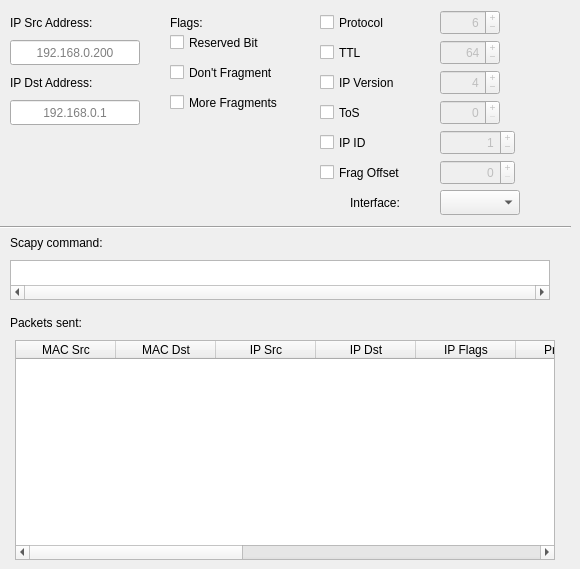
        <widget class="QWidget" name="ipv4">
         <attribute name="title">
          <string>IPv4</string>
         </attribute>
         <attribute name="toolTip">
          <string>IPv4 tab.</string>
         </attribute>
         <widget class="QTextBrowser" name="ipScapyCommandTextBrowser">
          <property name="geometry">
           <rect>
            <x>10</x>
            <y>260</y>
            <width>540</width>
            <height>40</height>
           </rect>
          </property>
          <property name="sizePolicy">
           <sizepolicy hsizetype="Fixed" vsizetype="Expanding">
            <horstretch>0</horstretch>
            <verstretch>0</verstretch>
           </sizepolicy>
          </property>
          <property name="toolTip">
           <string>This field displays the Scapy command used to forward a IPv4 packet.</string>
          </property>
          <property name="statusTip">
           <string>This field displays the Scapy command used to forward a IPv4 packet.</string>
          </property>
          <property name="frameShadow">
           <enum>QFrame::Sunken</enum>
          </property>
          <property name="verticalScrollBarPolicy">
           <enum>Qt::ScrollBarAlwaysOff</enum>
          </property>
          <property name="horizontalScrollBarPolicy">
           <enum>Qt::ScrollBarAlwaysOn</enum>
          </property>
          <property name="lineWrapMode">
           <enum>QTextEdit::NoWrap</enum>
          </property>
         </widget>
         <widget class="QLabel" name="ipScapyCommandLabel">
          <property name="geometry">
           <rect>
            <x>10</x>
            <y>230</y>
            <width>150</width>
            <height>25</height>
           </rect>
          </property>
          <property name="text">
           <string>Scapy command:</string>
          </property>
         </widget>
         <widget class="QCheckBox" name="ipFragOffsetCheckBox">
          <property name="geometry">
           <rect>
            <x>320</x>
            <y>160</y>
            <width>110</width>
            <height>25</height>
           </rect>
          </property>
          <property name="toolTip">
           <string>&lt;html&gt;&lt;head/&gt;&lt;body&gt;&lt;p&gt;If this checkbox is ticked, the fragmentation offset can be set. The default value is to 0.  &lt;/p&gt;&lt;/body&gt;&lt;/html&gt;</string>
          </property>
          <property name="statusTip">
           <string>If this checkbox is ticked, the fragmentation offset can be set.  </string>
          </property>
          <property name="text">
           <string>Frag Offset</string>
          </property>
         </widget>
         <widget class="QSpinBox" name="ipFragOffsetSpinBox">
          <property name="enabled">
           <bool>false</bool>
          </property>
          <property name="geometry">
           <rect>
            <x>440</x>
            <y>160</y>
            <width>75</width>
            <height>25</height>
           </rect>
          </property>
          <property name="toolTip">
           <string/>
          </property>
          <property name="statusTip">
           <string/>
          </property>
          <property name="alignment">
           <set>Qt::AlignRight|Qt::AlignTrailing|Qt::AlignVCenter</set>
          </property>
          <property name="buttonSymbols">
           <enum>QAbstractSpinBox::PlusMinus</enum>
          </property>
          <property name="specialValueText">
           <string/>
          </property>
          <property name="accelerated">
           <bool>true</bool>
          </property>
          <property name="maximum">
           <number>8191</number>
          </property>
         </widget>
         <widget class="QCheckBox" name="ipIDCheckBox">
          <property name="geometry">
           <rect>
            <x>320</x>
            <y>130</y>
            <width>61</width>
            <height>25</height>
           </rect>
          </property>
          <property name="toolTip">
           <string>&lt;html&gt;&lt;head/&gt;&lt;body&gt;&lt;p&gt;If this checkbox is ticked, the identification can be chosen. The default value is set to 1.&lt;/p&gt;&lt;/body&gt;&lt;/html&gt;</string>
          </property>
          <property name="statusTip">
           <string>If this checkbox is ticked, the identification can be chosen.</string>
          </property>
          <property name="text">
           <string>IP ID</string>
          </property>
         </widget>
         <widget class="QSpinBox" name="ipIDSpinBox">
          <property name="enabled">
           <bool>false</bool>
          </property>
          <property name="geometry">
           <rect>
            <x>440</x>
            <y>130</y>
            <width>75</width>
            <height>25</height>
           </rect>
          </property>
          <property name="toolTip">
           <string/>
          </property>
          <property name="statusTip">
           <string/>
          </property>
          <property name="alignment">
           <set>Qt::AlignRight|Qt::AlignTrailing|Qt::AlignVCenter</set>
          </property>
          <property name="buttonSymbols">
           <enum>QAbstractSpinBox::PlusMinus</enum>
          </property>
          <property name="specialValueText">
           <string>0</string>
          </property>
          <property name="accelerated">
           <bool>true</bool>
          </property>
          <property name="maximum">
           <number>65535</number>
          </property>
          <property name="value">
           <number>1</number>
          </property>
         </widget>
         <widget class="QCheckBox" name="ipTosCheckBox">
          <property name="geometry">
           <rect>
            <x>320</x>
            <y>100</y>
            <width>61</width>
            <height>25</height>
           </rect>
          </property>
          <property name="toolTip">
           <string>&lt;html&gt;&lt;head/&gt;&lt;body&gt;&lt;p&gt;If this checkbox is ticked, the six-bit DSCP field and a two-bit ECN field can be configured. By default, all bits are unset. &lt;/p&gt;&lt;/body&gt;&lt;/html&gt;</string>
          </property>
          <property name="statusTip">
           <string>If this checkbox is ticked, the six-bit DSCP field and a two-bit ECN field can be configured. </string>
          </property>
          <property name="text">
           <string>ToS</string>
          </property>
         </widget>
         <widget class="QSpinBox" name="ipTosSpinBox">
          <property name="enabled">
           <bool>false</bool>
          </property>
          <property name="geometry">
           <rect>
            <x>440</x>
            <y>100</y>
            <width>60</width>
            <height>25</height>
           </rect>
          </property>
          <property name="alignment">
           <set>Qt::AlignRight|Qt::AlignTrailing|Qt::AlignVCenter</set>
          </property>
          <property name="buttonSymbols">
           <enum>QAbstractSpinBox::PlusMinus</enum>
          </property>
         </widget>
         <widget class="QCheckBox" name="ipVersionCheckBox">
          <property name="geometry">
           <rect>
            <x>320</x>
            <y>70</y>
            <width>101</width>
            <height>25</height>
           </rect>
          </property>
          <property name="toolTip">
           <string>&lt;html&gt;&lt;head/&gt;&lt;body&gt;&lt;p&gt;If this checkbox is ticked, the version of IP can be set. The default value for IPv4 is 4.&lt;/p&gt;&lt;/body&gt;&lt;/html&gt;</string>
          </property>
          <property name="statusTip">
           <string>If this checkbox is ticked, the version of IP can be set.</string>
          </property>
          <property name="whatsThis">
           <string/>
          </property>
          <property name="text">
           <string>IP Version</string>
          </property>
         </widget>
         <widget class="QSpinBox" name="ipVersionSpinBox">
          <property name="enabled">
           <bool>false</bool>
          </property>
          <property name="geometry">
           <rect>
            <x>440</x>
            <y>70</y>
            <width>60</width>
            <height>25</height>
           </rect>
          </property>
          <property name="toolTip">
           <string/>
          </property>
          <property name="statusTip">
           <string/>
          </property>
          <property name="alignment">
           <set>Qt::AlignRight|Qt::AlignTrailing|Qt::AlignVCenter</set>
          </property>
          <property name="buttonSymbols">
           <enum>QAbstractSpinBox::PlusMinus</enum>
          </property>
          <property name="specialValueText">
           <string>0</string>
          </property>
          <property name="accelerated">
           <bool>true</bool>
          </property>
          <property name="maximum">
           <number>15</number>
          </property>
          <property name="value">
           <number>4</number>
          </property>
         </widget>
         <widget class="QCheckBox" name="ipTTLCheckBox">
          <property name="geometry">
           <rect>
            <x>320</x>
            <y>40</y>
            <width>61</width>
            <height>25</height>
           </rect>
          </property>
          <property name="toolTip">
           <string>&lt;html&gt;&lt;head/&gt;&lt;body&gt;&lt;p&gt;If this checkbox is ticked, the time to live can be chosen. The default value is set to 64.&lt;/p&gt;&lt;/body&gt;&lt;/html&gt;</string>
          </property>
          <property name="statusTip">
           <string>If this checkbox is ticked, the time to live can be chosen</string>
          </property>
          <property name="text">
           <string>TTL</string>
          </property>
         </widget>
         <widget class="QSpinBox" name="ipTtlSpinBox">
          <property name="enabled">
           <bool>false</bool>
          </property>
          <property name="geometry">
           <rect>
            <x>440</x>
            <y>40</y>
            <width>60</width>
            <height>25</height>
           </rect>
          </property>
          <property name="font">
           <font>
            <italic>false</italic>
            <strikeout>false</strikeout>
           </font>
          </property>
          <property name="toolTip">
           <string/>
          </property>
          <property name="statusTip">
           <string/>
          </property>
          <property name="autoFillBackground">
           <bool>false</bool>
          </property>
          <property name="alignment">
           <set>Qt::AlignRight|Qt::AlignTrailing|Qt::AlignVCenter</set>
          </property>
          <property name="readOnly">
           <bool>false</bool>
          </property>
          <property name="buttonSymbols">
           <enum>QAbstractSpinBox::PlusMinus</enum>
          </property>
          <property name="specialValueText">
           <string/>
          </property>
          <property name="accelerated">
           <bool>true</bool>
          </property>
          <property name="minimum">
           <number>0</number>
          </property>
          <property name="maximum">
           <number>255</number>
          </property>
          <property name="value">
           <number>64</number>
          </property>
         </widget>
         <widget class="QCheckBox" name="ipProtocolCheckBox">
          <property name="enabled">
           <bool>true</bool>
          </property>
          <property name="geometry">
           <rect>
            <x>320</x>
            <y>10</y>
            <width>91</width>
            <height>25</height>
           </rect>
          </property>
          <property name="toolTip">
           <string>&lt;html&gt;&lt;head/&gt;&lt;body&gt;&lt;p&gt;If this checkbox is ticked, the upper layer protocol can be configured. The default value is set to 6 (TCP). &lt;/p&gt;&lt;/body&gt;&lt;/html&gt;</string>
          </property>
          <property name="statusTip">
           <string>If this checkbox is ticked, the upper layer protocol can be configured. </string>
          </property>
          <property name="text">
           <string>Protocol</string>
          </property>
         </widget>
         <widget class="QSpinBox" name="ipProtocolSpinBox">
          <property name="enabled">
           <bool>false</bool>
          </property>
          <property name="geometry">
           <rect>
            <x>440</x>
            <y>10</y>
            <width>60</width>
            <height>25</height>
           </rect>
          </property>
          <property name="alignment">
           <set>Qt::AlignRight|Qt::AlignTrailing|Qt::AlignVCenter</set>
          </property>
          <property name="buttonSymbols">
           <enum>QAbstractSpinBox::PlusMinus</enum>
          </property>
          <property name="specialValueText">
           <string/>
          </property>
          <property name="maximum">
           <number>255</number>
          </property>
          <property name="value">
           <number>6</number>
          </property>
         </widget>
         <widget class="QCheckBox" name="ipMoreFragmentsCheckBox">
          <property name="geometry">
           <rect>
            <x>170</x>
            <y>90</y>
            <width>141</width>
            <height>25</height>
           </rect>
          </property>
          <property name="toolTip">
           <string>If this checkbox is ticked, a more fragments bit is set.</string>
          </property>
          <property name="statusTip">
           <string>If this checkbox is ticked, a more fragments bit is set.</string>
          </property>
          <property name="whatsThis">
           <string/>
          </property>
          <property name="text">
           <string>More Fragments</string>
          </property>
         </widget>
         <widget class="QCheckBox" name="ipDontFragmentCheckBox">
          <property name="geometry">
           <rect>
            <x>170</x>
            <y>60</y>
            <width>135</width>
            <height>25</height>
           </rect>
          </property>
          <property name="toolTip">
           <string>If this checkbox is ticked, a don’t fragment bit is set.</string>
          </property>
          <property name="statusTip">
           <string>If this checkbox is ticked, a don’t fragment bit is set.</string>
          </property>
          <property name="whatsThis">
           <string/>
          </property>
          <property name="text">
           <string>Don't Fragment</string>
          </property>
         </widget>
         <widget class="QCheckBox" name="ipReservedBitCheckBox">
          <property name="geometry">
           <rect>
            <x>170</x>
            <y>30</y>
            <width>111</width>
            <height>25</height>
           </rect>
          </property>
          <property name="toolTip">
           <string>If this checkbox is ticked, a reserved bit is set.</string>
          </property>
          <property name="statusTip">
           <string>If this checkbox is ticked, a reserved bit is set.</string>
          </property>
          <property name="whatsThis">
           <string/>
          </property>
          <property name="text">
           <string>Reserved Bit</string>
          </property>
         </widget>
         <widget class="QLabel" name="label_3">
          <property name="geometry">
           <rect>
            <x>170</x>
            <y>10</y>
            <width>40</width>
            <height>25</height>
           </rect>
          </property>
          <property name="text">
           <string>Flags:</string>
          </property>
         </widget>
         <widget class="QLineEdit" name="ipDstEdit">
          <property name="geometry">
           <rect>
            <x>10</x>
            <y>100</y>
            <width>130</width>
            <height>25</height>
           </rect>
          </property>
          <property name="toolTip">
           <string>This field sets the destination IP address.</string>
          </property>
          <property name="statusTip">
           <string>This field sets the destination IP address.</string>
          </property>
          <property name="alignment">
           <set>Qt::AlignCenter</set>
          </property>
          <property name="placeholderText">
           <string>192.168.0.1</string>
          </property>
         </widget>
         <widget class="QLabel" name="ipDstLabel">
          <property name="geometry">
           <rect>
            <x>10</x>
            <y>70</y>
            <width>110</width>
            <height>25</height>
           </rect>
          </property>
          <property name="text">
           <string>IP Dst Address:</string>
          </property>
         </widget>
         <widget class="QLineEdit" name="ipSrcEdit">
          <property name="geometry">
           <rect>
            <x>10</x>
            <y>40</y>
            <width>130</width>
            <height>25</height>
           </rect>
          </property>
          <property name="toolTip">
           <string>This field sets the source IP address.</string>
          </property>
          <property name="statusTip">
           <string>This field sets the source IP address.</string>
          </property>
          <property name="text">
           <string/>
          </property>
          <property name="alignment">
           <set>Qt::AlignCenter</set>
          </property>
          <property name="placeholderText">
           <string>192.168.0.200</string>
          </property>
         </widget>
         <widget class="QLabel" name="ipSrcLabel">
          <property name="geometry">
           <rect>
            <x>10</x>
            <y>10</y>
            <width>110</width>
            <height>25</height>
           </rect>
          </property>
          <property name="text">
           <string>IP Src Address:</string>
          </property>
         </widget>
         <widget class="QTableWidget" name="ipTable">
          <property name="geometry">
           <rect>
            <x>15</x>
            <y>340</y>
            <width>540</width>
            <height>220</height>
           </rect>
          </property>
          <property name="toolTip">
           <string>This table contains the details of packets sent.</string>
          </property>
          <property name="statusTip">
           <string>This table contains the details of packets sent.</string>
          </property>
          <property name="alternatingRowColors">
           <bool>true</bool>
          </property>
          <column>
           <property name="text">
            <string>MAC Src</string>
           </property>
           <property name="textAlignment">
            <set>AlignHCenter|AlignVCenter|AlignCenter</set>
           </property>
          </column>
          <column>
           <property name="text">
            <string>MAC Dst</string>
           </property>
           <property name="textAlignment">
            <set>AlignHCenter|AlignVCenter|AlignCenter</set>
           </property>
          </column>
          <column>
           <property name="text">
            <string>IP Src</string>
           </property>
           <property name="textAlignment">
            <set>AlignHCenter|AlignVCenter|AlignCenter</set>
           </property>
          </column>
          <column>
           <property name="text">
            <string>IP Dst</string>
           </property>
           <property name="textAlignment">
            <set>AlignHCenter|AlignVCenter|AlignCenter</set>
           </property>
          </column>
          <column>
           <property name="text">
            <string>IP Flags</string>
           </property>
           <property name="textAlignment">
            <set>AlignHCenter|AlignVCenter|AlignCenter</set>
           </property>
          </column>
          <column>
           <property name="text">
            <string>Protocol</string>
           </property>
           <property name="textAlignment">
            <set>AlignHCenter|AlignVCenter|AlignCenter</set>
           </property>
          </column>
          <column>
           <property name="text">
            <string>TTL</string>
           </property>
           <property name="textAlignment">
            <set>AlignHCenter|AlignVCenter|AlignCenter</set>
           </property>
          </column>
          <column>
           <property name="text">
            <string>IP Version</string>
           </property>
           <property name="textAlignment">
            <set>AlignHCenter|AlignVCenter|AlignCenter</set>
           </property>
          </column>
          <column>
           <property name="text">
            <string>ToS</string>
           </property>
           <property name="textAlignment">
            <set>AlignHCenter|AlignVCenter|AlignCenter</set>
           </property>
          </column>
          <column>
           <property name="text">
            <string>IP ID</string>
           </property>
           <property name="textAlignment">
            <set>AlignHCenter|AlignVCenter|AlignCenter</set>
           </property>
          </column>
          <column>
           <property name="text">
            <string>Frag Offset</string>
           </property>
           <property name="textAlignment">
            <set>AlignHCenter|AlignVCenter|AlignCenter</set>
           </property>
          </column>
          <column>
           <property name="text">
            <string>Interface</string>
           </property>
           <property name="textAlignment">
            <set>AlignHCenter|AlignVCenter|AlignCenter</set>
           </property>
          </column>
         </widget>
         <widget class="QLabel" name="ipTableLabel">
          <property name="geometry">
           <rect>
            <x>10</x>
            <y>310</y>
            <width>150</width>
            <height>25</height>
           </rect>
          </property>
          <property name="text">
           <string>Packets sent:</string>
          </property>
         </widget>
         <widget class="QLabel" name="ipInterfaceLabel">
          <property name="geometry">
           <rect>
            <x>350</x>
            <y>190</y>
            <width>71</width>
            <height>25</height>
           </rect>
          </property>
          <property name="toolTip">
           <string/>
          </property>
          <property name="statusTip">
           <string/>
          </property>
          <property name="text">
           <string>Interface:</string>
          </property>
         </widget>
         <widget class="QComboBox" name="ipInterace">
          <property name="geometry">
           <rect>
            <x>440</x>
            <y>190</y>
            <width>80</width>
            <height>25</height>
           </rect>
          </property>
          <property name="toolTip">
           <string>This drop down menu allows the user to choose an interface on which packet will be sent.</string>
          </property>
          <property name="statusTip">
           <string>This drop down menu allows the user to choose an interface on which packet will be sent.</string>
          </property>
         </widget>
         <widget class="Line" name="ipLine">
          <property name="geometry">
           <rect>
            <x>0</x>
            <y>219</y>
            <width>571</width>
            <height>16</height>
           </rect>
          </property>
          <property name="orientation">
           <enum>Qt::Horizontal</enum>
          </property>
         </widget>
        </widget>
